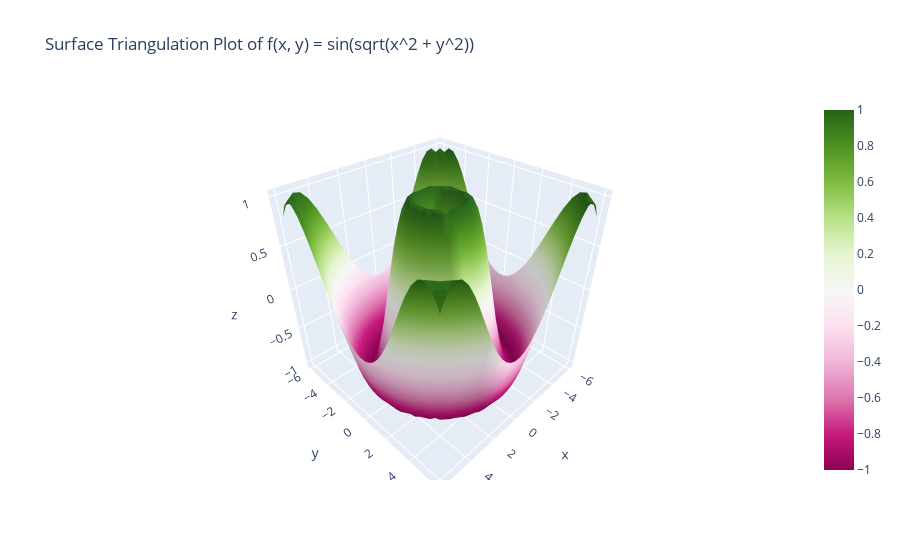

Source (notebook cell):
### Code cell
fig = go.Figure(
    data=[
        go.Mesh3d(
            x=X.ravel(),
            y=Y.ravel(),
            z=Z.ravel(),
            i=tri.triangles[:, 0],
            j=tri.triangles[:, 1],
            k=tri.triangles[:, 2],
            intensity=Z.ravel(),
        )
    ]
)

fig.update_layout(
    title="Surface Triangulation Plot of f(x, y) = sin(sqrt(x^2 + y^2))",
    scene=dict(
        xaxis_title="x",
        yaxis_title="y",
        zaxis_title="z",
    ),
)

fig.show()

### Figure 1 — Plotly figure (JSON) as saved in the notebook; plotly's stock layout.template omitted (floating-point values rounded to 4 significant figures; data arrays with more than 128 entries replaced by an {"elided": "..."} marker saying what was removed)
{"data": [{"i": {"elided": "1682 int values"}, "intensity": {"elided": "900 float values"}, "j": {"elided": "1682 int values"}, "k": {"elided": "1682 int values"}, "type": "mesh3d", "x": {"elided": "900 float values"}, "y": {"elided": "900 float values"}, "z": {"elided": "900 float values"}}], "layout": {"scene": {"xaxis": {"title": {"text": "x"}}, "yaxis": {"title": {"text": "y"}}, "zaxis": {"title": {"text": "z"}}}, "title": {"text": "Surface Triangulation Plot of f(x, y) = sin(sqrt(x^2 + y^2))"}}}
